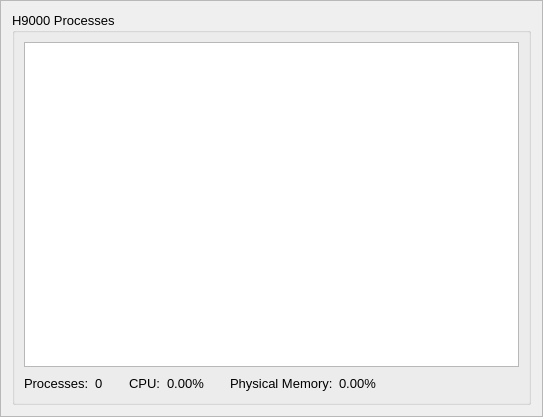
<?xml version="1.0" encoding="UTF-8"?>
<ui version="4.0">
 <class>FrameH9000Process</class>
 <widget class="QFrame" name="FrameH9000Process">
  <property name="geometry">
   <rect>
    <x>0</x>
    <y>0</y>
    <width>543</width>
    <height>417</height>
   </rect>
  </property>
  <property name="windowTitle">
   <string>Frame</string>
  </property>
  <property name="frameShape">
   <enum>QFrame::StyledPanel</enum>
  </property>
  <property name="frameShadow">
   <enum>QFrame::Raised</enum>
  </property>
  <layout class="QVBoxLayout" name="verticalLayout_2">
   <item>
    <widget class="QGroupBox" name="groupBox">
     <property name="font">
      <font>
       <pointsize>10</pointsize>
       <weight>50</weight>
       <bold>false</bold>
      </font>
     </property>
     <property name="title">
      <string>H9000 Processes</string>
     </property>
     <property name="flat">
      <bool>true</bool>
     </property>
     <layout class="QVBoxLayout" name="verticalLayout">
      <item>
       <widget class="QTreeView" name="treeViewProcess"/>
      </item>
      <item>
       <layout class="QHBoxLayout" name="horizontalLayout">
        <item>
         <widget class="QLabel" name="labelProcesses">
          <property name="text">
           <string>Processes:</string>
          </property>
         </widget>
        </item>
        <item>
         <widget class="QLabel" name="labelNumProcesses">
          <property name="text">
           <string>0</string>
          </property>
         </widget>
        </item>
        <item>
         <spacer name="horizontalSpacer_5">
          <property name="orientation">
           <enum>Qt::Horizontal</enum>
          </property>
          <property name="sizeType">
           <enum>QSizePolicy::Fixed</enum>
          </property>
          <property name="sizeHint" stdset="0">
           <size>
            <width>20</width>
            <height>20</height>
           </size>
          </property>
         </spacer>
        </item>
        <item>
         <widget class="QLabel" name="labelCpuUsage">
          <property name="text">
           <string>CPU:</string>
          </property>
         </widget>
        </item>
        <item>
         <widget class="QLabel" name="labelCPUUsage">
          <property name="text">
           <string>0.00%</string>
          </property>
         </widget>
        </item>
        <item>
         <spacer name="horizontalSpacer_2">
          <property name="orientation">
           <enum>Qt::Horizontal</enum>
          </property>
          <property name="sizeType">
           <enum>QSizePolicy::Fixed</enum>
          </property>
          <property name="sizeHint" stdset="0">
           <size>
            <width>20</width>
            <height>20</height>
           </size>
          </property>
         </spacer>
        </item>
        <item>
         <widget class="QLabel" name="label">
          <property name="text">
           <string>Physical Memory:</string>
          </property>
         </widget>
        </item>
        <item>
         <widget class="QLabel" name="labelPhysicalMemory">
          <property name="text">
           <string>0.00%</string>
          </property>
         </widget>
        </item>
        <item>
         <spacer name="horizontalSpacer">
          <property name="orientation">
           <enum>Qt::Horizontal</enum>
          </property>
          <property name="sizeHint" stdset="0">
           <size>
            <width>40</width>
            <height>20</height>
           </size>
          </property>
         </spacer>
        </item>
       </layout>
      </item>
     </layout>
    </widget>
   </item>
  </layout>
  <zorder>labelProcesses</zorder>
 </widget>
 <resources/>
 <connections/>
</ui>
